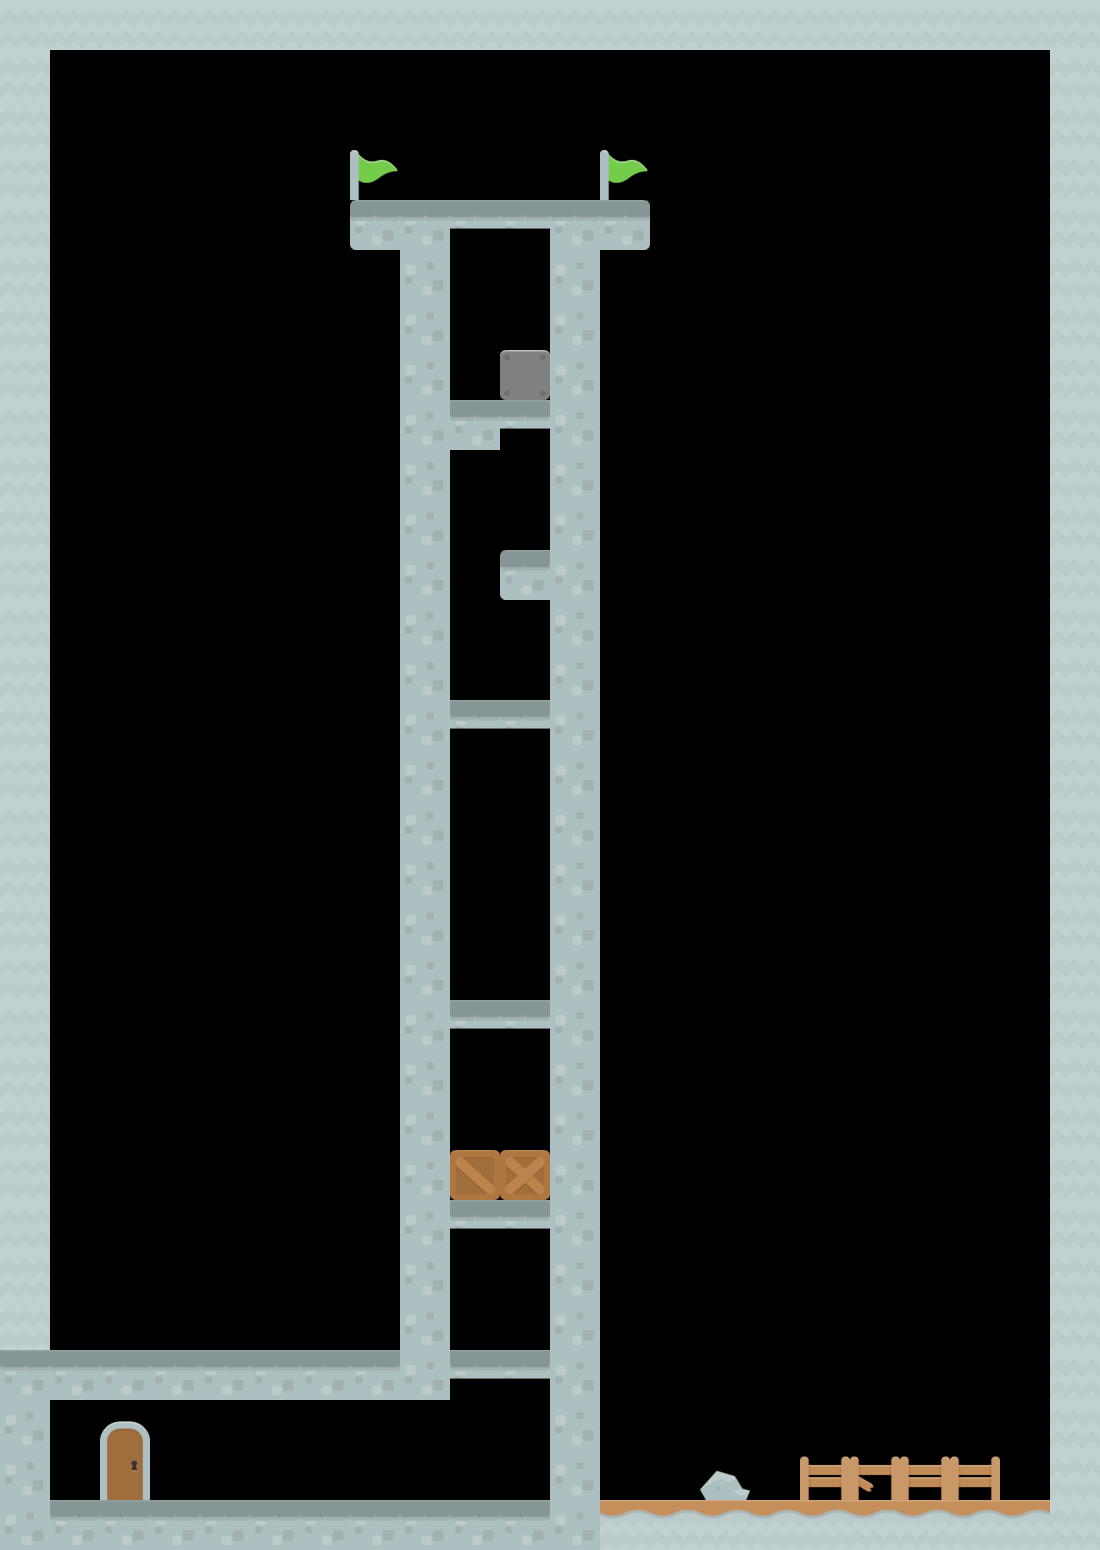

A 2D game scene composited from a Tiled map and its tileset images. What follows is a short description and the map's XML, with each tile layer's data collapsed to a summary:
An orthogonal 22x31 tile map with 50x50 px tiles, 1 tile layer (Tile Layer 1), 7 tilesets and 13 objects.

<map version="1.0" orientation="orthogonal" width="22" height="31" tilewidth="50" tileheight="50">
 <tileset firstgid="1" source="dirt.tsx" />
 <tileset firstgid="21" source="castle.tsx" />
 <tileset firstgid="41" source="box.tsx" />
 <tileset firstgid="57" source="misc.tsx" />
 <tileset firstgid="87" source="items.tsx" />
 <tileset firstgid="143" source="lightbulb.tsx" />
 <tileset firstgid="145" source="talker.tsx" />
 <objectgroup name="Background" width="22" height="31">
  <object x="431" y="215" width="135" height="1319">
   <properties>
    <property name="_color" value="black" />
    <property name="components" value="Color, Canvas" />
   </properties>
  </object>
  <object x="43" y="1386" width="397" height="127">
   <properties>
    <property name="_color" value="black" />
    <property name="components" value="Color, Canvas" />
   </properties>
  </object>
 </objectgroup>
 <layer name="Tile Layer 1" width="22" height="31">
  <data>[682 cells, 186 non-empty, 16 distinct tile ids]</data>
 </layer>
 <objectgroup name="Foreground Objects" width="22" height="31">
  <object gid="143" x="480" y="280" />
  <object gid="79" x="188" y="1467" />
  <object gid="79" x="316" y="1462" />
  <object gid="79" x="473" y="1455" />
  <object gid="79" x="473" y="924" />
  <object gid="79" x="502" y="518" />
  <object gid="146" x="251" y="1499">
   <properties>
    <property name="message" value="It's not much fun working in the dark, but I don't have the authority to request a new lightbulb" />
    <property name="msgWidth" value="200" />
   </properties>
  </object>
  <object x="82" y="1400" width="78" height="98">
   <properties>
    <property name="components" value="PlayerSpawn" />
   </properties>
  </object>
  <object x="615" y="1165" width="270" height="203">
   <properties>
    <property name="components" value="HintText" />
    <property name="hintTimeout" value="8000" />
    <property name="message" value="You can jump through wooden boxes, just like thin platforms." />
   </properties>
  </object>
  <object x="615" y="751" width="427" height="246">
   <properties>
    <property name="components" value="HintText" />
    <property name="hintTimeout" value="15000" />
    <property name="message" value="Sometimes you need to jump extra high. Luckily, you can stand on boxes that are in mid-air. If you're levitating a box, and you need it to stop moving around, hold down the Shift key. The box will keep levitating as long as you hold down Shift." />
   </properties>
  </object>
  <object x="628" y="256" width="359" height="224">
   <properties>
    <property name="components" value="HintText" />
    <property name="hintTimeout" value="22000" />
    <property name="message" value="You can't jump through metal boxes - they're like thick platforms. However, you can still move them around" />
   </properties>
  </object>
 </objectgroup>
</map>
